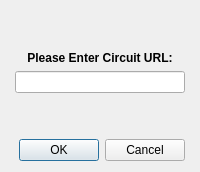
<?xml version="1.0" encoding="UTF-8"?>
<ui version="4.0">
 <class>rtReportDialog</class>
 <widget class="QDialog" name="rtReportDialog">
  <property name="geometry">
   <rect>
    <x>0</x>
    <y>0</y>
    <width>415</width>
    <height>0</height>
   </rect>
  </property>
  <property name="font">
   <font>
    <bold>false</bold>
   </font>
  </property>
  <property name="windowTitle">
   <string>Download Route Report</string>
  </property>
  <layout class="QVBoxLayout" name="verticalLayout">
   <property name="leftMargin">
    <number>15</number>
   </property>
   <property name="rightMargin">
    <number>15</number>
   </property>
   <item>
    <spacer name="verticalSpacer_2">
     <property name="orientation">
      <enum>Qt::Vertical</enum>
     </property>
     <property name="sizeHint" stdset="0">
      <size>
       <width>20</width>
       <height>40</height>
      </size>
     </property>
    </spacer>
   </item>
   <item>
    <widget class="QLabel" name="label">
     <property name="font">
      <font>
       <bold>true</bold>
      </font>
     </property>
     <property name="text">
      <string>Please Enter Circuit URL:</string>
     </property>
     <property name="alignment">
      <set>Qt::AlignHCenter|Qt::AlignTop</set>
     </property>
    </widget>
   </item>
   <item>
    <widget class="QLineEdit" name="lineEdit"/>
   </item>
   <item>
    <spacer name="verticalSpacer">
     <property name="orientation">
      <enum>Qt::Vertical</enum>
     </property>
     <property name="sizeHint" stdset="0">
      <size>
       <width>20</width>
       <height>40</height>
      </size>
     </property>
    </spacer>
   </item>
   <item>
    <widget class="QDialogButtonBox" name="buttonBox">
     <property name="orientation">
      <enum>Qt::Horizontal</enum>
     </property>
     <property name="standardButtons">
      <set>QDialogButtonBox::Cancel|QDialogButtonBox::Ok</set>
     </property>
    </widget>
   </item>
  </layout>
 </widget>
 <resources/>
 <connections>
  <connection>
   <sender>buttonBox</sender>
   <signal>accepted()</signal>
   <receiver>rtReportDialog</receiver>
   <slot>accept()</slot>
   <hints>
    <hint type="sourcelabel">
     <x>248</x>
     <y>254</y>
    </hint>
    <hint type="destinationlabel">
     <x>157</x>
     <y>274</y>
    </hint>
   </hints>
  </connection>
  <connection>
   <sender>buttonBox</sender>
   <signal>rejected()</signal>
   <receiver>rtReportDialog</receiver>
   <slot>reject()</slot>
   <hints>
    <hint type="sourcelabel">
     <x>316</x>
     <y>260</y>
    </hint>
    <hint type="destinationlabel">
     <x>286</x>
     <y>274</y>
    </hint>
   </hints>
  </connection>
 </connections>
</ui>
